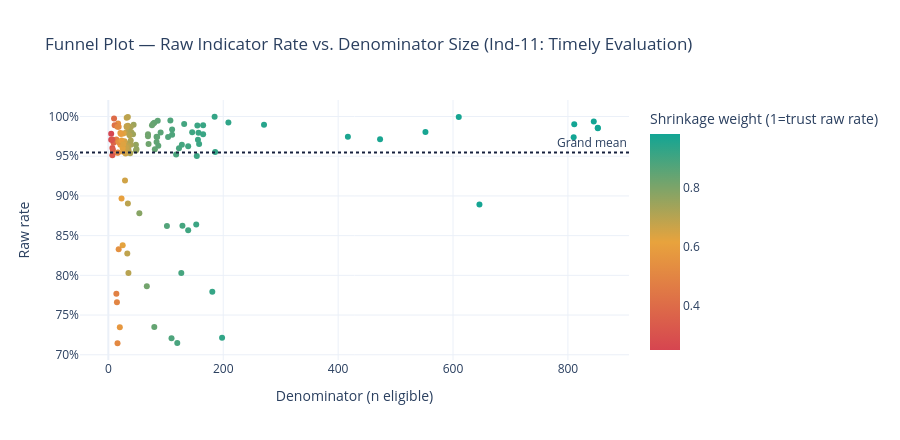

The cell this chart's notebook holds for it:
### Markdown cell above
## 5. Empirical Bayes shrinkage for small-district indicator rates

Small districts have small denominators, so their raw compliance rates are noisy — a district with 8 eligible students can swing from 100% to 75% on one case. Empirical Bayes shrinkage pulls each district's estimate toward the regional mean, weighted by how much data it has (this is the same logic behind small-area disease-mapping estimates in spatial epidemiology).

### Code cell
ind = idea_indicators[idea_indicators.indicator_id == "Ind-11"].copy()  # timely initial evaluation
grand_mean = (ind.actual_rate * ind.denominator_n).sum() / ind.denominator_n.sum()

# Method-of-moments empirical Bayes (Beta-Binomial): estimate prior variance from between-district spread
weighted_var = np.average((ind.actual_rate - grand_mean) ** 2, weights=ind.denominator_n)
sampling_var = (grand_mean * (1 - grand_mean) / ind.denominator_n).mean()
tau2 = max(weighted_var - sampling_var, 1e-6)   # between-district variance

ind["shrinkage_weight"] = tau2 / (tau2 + (grand_mean * (1 - grand_mean) / ind.denominator_n))
ind["shrunk_rate"] = ind.shrinkage_weight * ind.actual_rate + (1 - ind.shrinkage_weight) * grand_mean

fig = px.scatter(ind, x="denominator_n", y="actual_rate", color="shrinkage_weight",
                  hover_data=["district_id"], template=PLOT_TEMPLATE,
                  color_continuous_scale=["#D64550", "#E8A33D", "#12A594"],
                  title="Funnel Plot — Raw Indicator Rate vs. Denominator Size (Ind-11: Timely Evaluation)",
                  labels={"denominator_n": "Denominator (n eligible)", "actual_rate": "Raw rate",
                          "shrinkage_weight": "Shrinkage weight (1=trust raw rate)"})
fig.add_hline(y=grand_mean, line_dash="dot", line_color="#16213E", annotation_text="Grand mean")
fig.update_yaxes(tickformat=".0%")
fig.update_layout(height=440)
fig.show()

compare = ind.nsmallest(8, "denominator_n")[["district_id", "denominator_n", "actual_rate", "shrunk_rate"]]
compare.columns = ["district_id", "n", "raw_rate", "shrunk_rate"]
print("Smallest-denominator districts: raw vs. shrunk estimate")
compare.round(3)

### Figure 1 — Plotly figure (JSON) as saved in the notebook; plotly's stock layout.template omitted (floating-point values rounded to 4 significant figures)
{"data": [{"customdata": [["D100001"], ["D100001"], ["D100002"], ["D100002"], ["D100003"], ["D100003"], ["D100004"], ["D100004"], ["D100005"], ["D100005"], ["D100006"], ["D100006"], ["D100007"], ["D100007"], ["D100008"], ["D100008"], ["D100009"], ["D100009"], ["D100010"], ["D100010"], ["D100011"], ["D100011"], ["D100012"], ["D100012"], ["D100013"], ["D100013"], ["D100014"], ["D100014"], ["D100015"], ["D100015"], ["D100016"], ["D100016"], ["D100017"], ["D100017"], ["D100018"], ["D100018"], ["D100019"], ["D100019"], ["D100020"], ["D100020"], ["D100021"], ["D100021"], ["D100022"], ["D100022"], ["D100023"], ["D100023"], ["D100024"], ["D100024"], ["D100025"], ["D100025"], ["D100026"], ["D100026"], ["D100027"], ["D100027"], ["D100028"], ["D100028"], ["D100029"], ["D100029"], ["D100030"], ["D100030"], ["D100031"], ["D100031"], ["D100032"], ["D100032"], ["D100033"], ["D100033"], ["D100034"], ["D100034"], ["D100035"], ["D100035"], ["D100036"], ["D100036"], ["D100037"], ["D100037"], ["D100038"], ["D100038"], ["D100039"], ["D100039"], ["D100040"], ["D100040"], ["D100041"], ["D100041"], ["D100042"], ["D100042"], ["D100043"], ["D100043"], ["D100044"], ["D100044"], ["D100045"], ["D100045"], ["D100046"], ["D100046"], ["D100047"], ["D100047"], ["D100048"], ["D100048"], ["D100049"], ["D100049"], ["D100050"], ["D100050"], ["D100051"], ["D100051"], ["D100052"], ["D100052"], ["D100053"], ["D100053"], ["D100054"], ["D100054"], ["D100055"], ["D100055"], ["D100056"], ["D100056"], ["D100057"], ["D100057"], ["D100058"], ["D100058"], ["D100059"], ["D100059"], ["D100060"], ["D100060"]], "hovertemplate": "Denominator (n eligible)=%{x}<br>Raw rate=%{y}<br>district_id=%{customdata[0]}<br>Shrinkage weight (1=trust raw rate)=%{marker.color}<extra></extra>", "legendgroup": "", "marker": {"color": [0.7644, 0.8428, 0.5144, 0.4982, 0.5816, 0.6924, 0.8377, 0.9249, 0.8506, 0.7606, 0.8865, 0.7814, 0.7444, 0.9112, 0.6724, 0.3166, 0.7044, 0.7208, 0.6793, 0.2487, 0.8225, 0.9245, 0.6793, 0.7044, 0.5437, 0.686, 0.6233, 0.5295, 0.9826, 0.9107, 0.9117, 0.8952, 0.902, 0.7259, 0.6985, 0.3462, 0.6036, 0.7208, 0.5295, 0.481, 0.3733, 0.6036, 0.7155, 0.481, 0.8476, 0.8204, 0.9824, 0.9826, 0.8412, 0.8802, 0.8793, 0.8476, 0.9127, 0.9472, 0.2487, 0.5816, 0.7155, 0.6651, 0.9817, 0.9691, 0.3983, 0.4213, 0.9734, 0.9326, 0.923, 0.816, 0.8906, 0.871, 0.9101, 0.8412, 0.9771, 0.9817, 0.5144, 0.6651, 0.74, 0.9122, 0.9161, 0.9062, 0.6793, 0.6496, 0.8732, 0.902, 0.5144, 0.3166, 0.5437, 0.6793, 0.6793, 0.6924, 0.9758, 0.965, 0.6325, 0.7101, 0.7606, 0.8204, 0.8944, 0.8882, 0.6325, 0.5929, 0.8491, 0.8973, 0.5437, 0.3166, 0.8521, 0.8773, 0.5697, 0.6924, 0.6985, 0.6575, 0.6036, 0.7208, 0.8576, 0.6924, 0.9161, 0.6724, 0.6233, 0.6325, 0.9291, 0.8937, 0.8342, 0.8802], "coloraxis": "coloraxis", "symbol": "circle"}, "mode": "markers", "name": "", "orientation": "v", "showlegend": false, "type": "scatter", "x": [49, 81, 16, 15, 21, 34, 78, 186, 86, 48, 118, 54, 44, 155, 31, 7, 36, 39, 32, 5, 70, 185, 32, 36, 18, 33, 25, 17, 852, 154, 156, 129, 139, 40, 35, 8, 23, 39, 17, 14, 9, 23, 38, 14, 84, 69, 845, 852, 80, 111, 110, 84, 158, 271, 5, 21, 38, 30, 811, 473, 10, 11, 552, 209, 181, 67, 123, 102, 153, 80, 646, 810, 16, 30, 43, 157, 165, 146, 32, 28, 104, 139, 16, 7, 18, 32, 32, 34, 610, 417, 26, 37, 48, 69, 128, 120, 26, 22, 85, 132, 18, 7, 87, 108, 20, 34, 35, 29, 23, 39, 91, 34, 165, 31, 25, 26, 198, 127, 76, 111], "xaxis": "x", "y": [0.9588, 0.9588, 0.7145, 0.766, 0.9645, 0.9884, 0.9908, 0.9554, 0.9946, 0.9571, 0.9522, 0.8783, 0.9897, 0.9887, 0.9799, 0.9602, 0.9841, 0.9869, 0.9564, 0.9782, 0.9653, 0.9997, 0.9984, 0.9663, 0.9871, 0.8276, 0.8378, 0.9913, 0.9853, 0.9504, 0.9708, 0.8626, 0.9627, 0.9802, 0.9585, 0.9579, 0.8969, 0.9697, 0.9547, 0.7767, 0.9671, 0.9655, 0.9773, 0.9711, 0.9679, 0.9777, 0.9938, 0.9858, 0.7351, 0.9835, 0.7208, 0.9746, 0.9653, 0.9897, 0.9707, 0.9791, 0.9537, 0.9638, 0.9903, 0.9715, 0.9976, 0.989, 0.9805, 0.9926, 0.7795, 0.7862, 0.9601, 0.8621, 0.8639, 0.9921, 0.8892, 0.9739, 0.9543, 0.9533, 0.9778, 0.9795, 0.9777, 0.9803, 0.9607, 0.969, 0.9743, 0.8568, 0.987, 0.971, 0.9675, 0.9876, 0.9867, 0.9995, 0.9995, 0.9746, 0.9787, 0.9764, 0.9644, 0.9753, 0.9646, 0.7149, 0.9555, 0.9779, 0.9741, 0.9906, 0.833, 0.9512, 0.9632, 0.9949, 0.7347, 0.8904, 0.8028, 0.9193, 0.9697, 0.9644, 0.9799, 0.9629, 0.9889, 0.961, 0.9601, 0.9652, 0.7215, 0.803, 0.9889, 0.9771], "yaxis": "y"}], "layout": {"annotations": [{"showarrow": false, "text": "Grand mean", "x": 1, "xanchor": "right", "xref": "x domain", "y": 0.9546, "yanchor": "bottom", "yref": "y"}], "coloraxis": {"autocolorscale": false, "colorbar": {"title": {"text": "Shrinkage weight (1=trust raw rate)"}}, "colorscale": [[0.0, "#D64550"], [0.5, "#E8A33D"], [1.0, "#12A594"]]}, "height": 440, "legend": {"tracegroupgap": 0}, "shapes": [{"line": {"color": "#16213E", "dash": "dot"}, "type": "line", "x0": 0, "x1": 1, "xref": "x domain", "y0": 0.9546, "y1": 0.9546, "yref": "y"}], "title": {"text": "Funnel Plot — Raw Indicator Rate vs. Denominator Size (Ind-11: Timely Evaluation)"}, "xaxis": {"anchor": "y", "domain": [0.0, 1.0], "title": {"text": "Denominator (n eligible)"}}, "yaxis": {"anchor": "x", "domain": [0.0, 1.0], "tickformat": ".0%", "title": {"text": "Raw rate"}}}}
